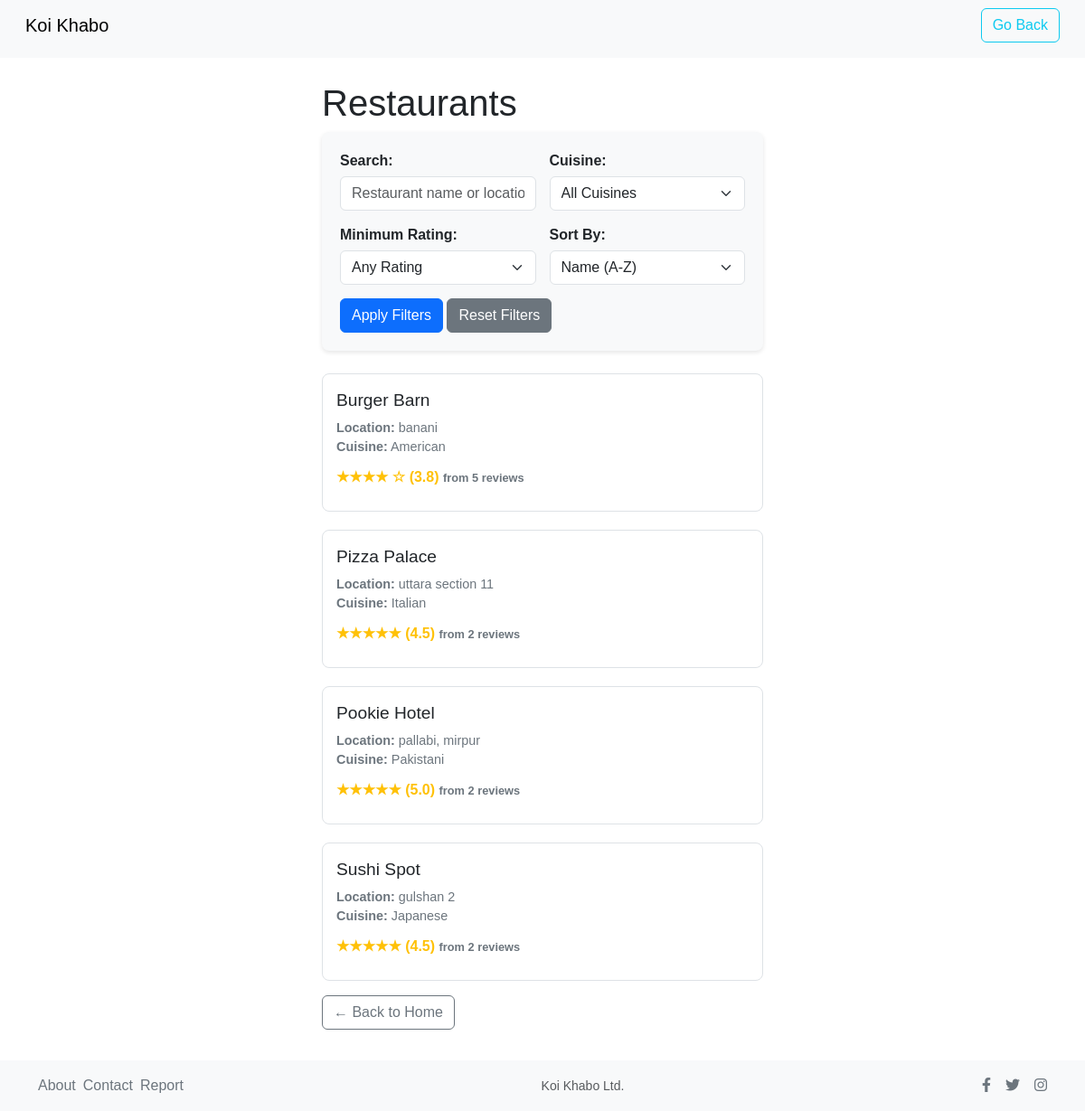
The app's page /restaurants.php (signed in) with its own data.
### tables this page shows
CREATE TABLE `restaurant` (
  `RestaurantID` int(11) NOT NULL,
  `Name` varchar(100) NOT NULL,
  `Location` text DEFAULT NULL,
  `OpeningHours` varchar(100) DEFAULT NULL,
  `CuisineType` varchar(100) DEFAULT NULL,
  `AverageRating` decimal(3,2) DEFAULT 0.00,
  `AdminID` int(11) DEFAULT NULL,
  `IsDeleted` tinyint(1) DEFAULT 0
);

### restaurants.php (the view, shortened to what this page needs)
<?php
$db_server = "localhost";
$db_user = "root";
$db_pass = "";
$db_name = "aamm";
$conn = mysqli_connect($db_server, $db_user, $db_pass, $db_name);
$search = $_GET['search'] ?? '';
$sort = $_GET['sort'] ?? 'name_asc';
$query = "
    SELECT r.RestaurantID, r.Name, r.Location, r.CuisineType,
           AVG(rm.Rating) as AvgRating,
           COUNT(rm.ReviewID) as ReviewCount
    FROM restaurant r
    LEFT JOIN reviewmetabase rm ON r.RestaurantID = rm.RestaurantID AND rm.IsDeleted = 0
    WHERE r.IsDeleted = 0
";
$query .= " GROUP BY r.RestaurantID";
switch ($sort) {
    default:
        $query .= " ORDER BY r.Name ASC";
}
$restaurants = $conn->query($query);
?>
<!DOCTYPE html>
<html lang="en">
<head>
    <link href="https://cdn.jsdelivr.net/npm/bootstrap@5.3.5/dist/css/bootstrap.min.css" rel="stylesheet"
>
    <link rel="stylesheet" href="https://cdnjs.cloudflare.com/ajax/libs/font-awesome/6.0.0/css/all.min.css"
 />
</head>
<body>
    <header>
        <nav class="navbar navbar-expand-lg bg-body-tertiary mb-2">
            <div class="container-fluid ">
                <div class="collapse navbar-collapse d-flex justify-content-between" id="navbarTogglerDemo01">
                    <a class="navbar-brand ms-3" href="./user_home.php">Koi Khabo</a>
                    <a class="btn btn-outline-info me-3" href="user_home.php">Go Back</a>
                </div>
            </div>
        </nav>
    </header>
    <main>
        <h1>Restaurants</h1>
        <div class="filters">
            <form method="GET">
                <div class="filter-row">
                    <div class="filter-group">
                        <label for="search">Search:</label>
                        <input type="text" id="search" name="search" value="<?= htmlspecialchars($search) ?>"
                            placeholder="Restaurant name or location" class="form-control">
                    </div>
                    <div class="filter-group">
                        <label for="cuisine">Cuisine:</label>
                        <select id="cuisine" name="cuisine" class="form-select">
                            <option value="">All Cuisines</option>
                        </select>
                    </div>
                </div>
                <div class="filter-row">
                    <div class="filter-group">
                        <label for="rating">Minimum Rating:</label>
                        <select id="rating" name="rating" class="form-select">
                            <option value="">Any Rating</option>
                        </select>
                    </div>
                    <div class="filter-group">
                        <label for="sort">Sort By:</label>
                        <select id="sort" name="sort" class="form-select">
                            <option value="name_asc" <?= $sort == 'name_asc' ? 'selected' : '' ?>>Name (A-Z)</option>
                        </select>
                    </div>
                </div>
                <button type="submit" class="btn btn-primary">Apply Filters</button>
                <a href="restaurants.php" class="btn btn-secondary">Reset Filters</a>
            </form>
        </div>
        <div class="restaurant-list">
            <?php if ($restaurants->num_rows > 0): ?>
                <?php while ($restaurant = $restaurants->fetch_assoc()): ?>
                    <div class="restaurant-card"
                        onclick="window.location='restaurant_details.php?id=<?= $restaurant['RestaurantID'] ?>'">
                        <div class="restaurant-name"><?= htmlspecialchars($restaurant['Name']) ?></div>
                        <div class="restaurant-meta">
                            <div><strong>Location:</strong> <?= htmlspecialchars($restaurant['Location']) ?></div>
                            <div><strong>Cuisine:</strong> <?= htmlspecialchars($restaurant['CuisineType']) ?></div>
                        </div>
                        <div class="rating">
                            <?= str_repeat('★', round($restaurant['AvgRating'])) ?>
                            <?= str_repeat('☆', 5 - round($restaurant['AvgRating'])) ?>
                            (<?= number_format($restaurant['AvgRating'], 1) ?>)
                            <span class="review-count">from <?= $restaurant['ReviewCount'] ?> reviews</span>
                        </div>
                    </div>
                <?php endwhile; ?>
            <?php else: ?>
                <p style="grid-column: 1 / -1; text-align: center; padding: 20px;">
                    No restaurants found matching your criteria.
                </p>
            <?php endif; ?>
        </div>
        <a href="user_home.php" class="btn btn-outline-secondary mt-3">← Back to Home</a>
    </main>
    <footer class="bg-light py-3 text-center">
        <div class="container">
            <div class="d-flex justify-content-between align-items-center">
                <div class="d-flex align-items-center gap-2 mb-md-0 ">
                    <a href="#" class="text-secondary text-decoration-none">About</a>
                    <a href="#" class="text-secondary text-decoration-none">Contact </a>
                    <a href="#" class="text-secondary text-decoration-none">Report </a>
                </div>
                <div class="w-100 d-flex justify-content-center justify-content-md-center order-md-2 mb-md-0 align-items-center">
                    <span class="small text-muted">Koi Khabo Ltd.</span>
                </div>
                <div class="d-flex gap-3 order-md-3 align-items-center">
                    <a href="#" aria-label="Facebook"><i class="fab fa-facebook-f social-icon text-secondary"></i></a>
                    <a href="#" aria-label="Twitter"><i class="fab fa-twitter social-icon text-secondary"></i></a>
                    <a href="#" aria-label="Instagram"><i class="fab fa-instagram social-icon text-secondary"></i></a>
                </div>
            </div>
        </div>
    </footer>
</body>
</html>

### restaurants.php (style rules this page uses)
body { font-family: Arial, sans-serif; display: flex; flex-direction: column; min-height: 100vh; padding-top: 70px; padding-bottom: 70px; }
header { position: fixed; top: 0; left: 0; width: 100%; z-index: 1000; background-color: #f8f9fa; }
main { flex: 1; padding: 20px; max-width: 1200px; margin: 0 auto; }
footer { position: fixed; bottom: 0; left: 0; width: 100%; z-index: 1000; background-color: #f8f9fa; margin-top: auto; }
.filters { background: #f8f9fa; padding: 20px; border-radius: 8px; margin-bottom: 25px; box-shadow: 0 2px 5px rgba(0, 0, 0, 0.1); }
.filter-row { display: flex; flex-wrap: wrap; gap: 15px; margin-bottom: 15px; }
.filter-group { flex: 1; min-width: 200px; }
label { display: block; margin-bottom: 5px; font-weight: 600; }
input, select { width: 100%; padding: 8px 12px; border: 1px solid #ced4da; border-radius: 4px; }
button { padding: 8px 16px; background-color: #007bff; color: white; border: none; border-radius: 4px; cursor: pointer; }
.restaurant-list { display: grid; grid-template-columns: repeat(auto-fill, minmax(300px, 1fr)); gap: 20px; }
.restaurant-card { border: 1px solid #dee2e6; border-radius: 8px; padding: 15px; transition: transform 0.2s, box-shadow 0.2s; }
.restaurant-name { font-size: 1.2rem; margin-bottom: 5px; color: #212529; }
.restaurant-meta { color: #6c757d; margin-bottom: 10px; font-size: 0.9rem; }
.rating { color: #ffc107; font-weight: bold; margin-bottom: 10px; }
.review-count { color: #6c757d; font-size: 0.8rem; }

### records on screen
restaurant: Name "Burger Barn", Location "banani", CuisineType "American", AvgRating "★★★★", AvgRating "☆", AvgRating "3.8", ReviewCount "5"
restaurant: Name "Pizza Palace", Location "uttara section 11", CuisineType "Italian", AvgRating "★★★★★", AvgRating "4.5", ReviewCount "2"
restaurant: Name "Pookie Hotel", Location "pallabi, mirpur", CuisineType "Pakistani", AvgRating "★★★★★", AvgRating "5.0", ReviewCount "2"
restaurant: Name "Sushi Spot", Location "gulshan 2", CuisineType "Japanese", AvgRating "★★★★★", AvgRating "4.5", ReviewCount "2"
